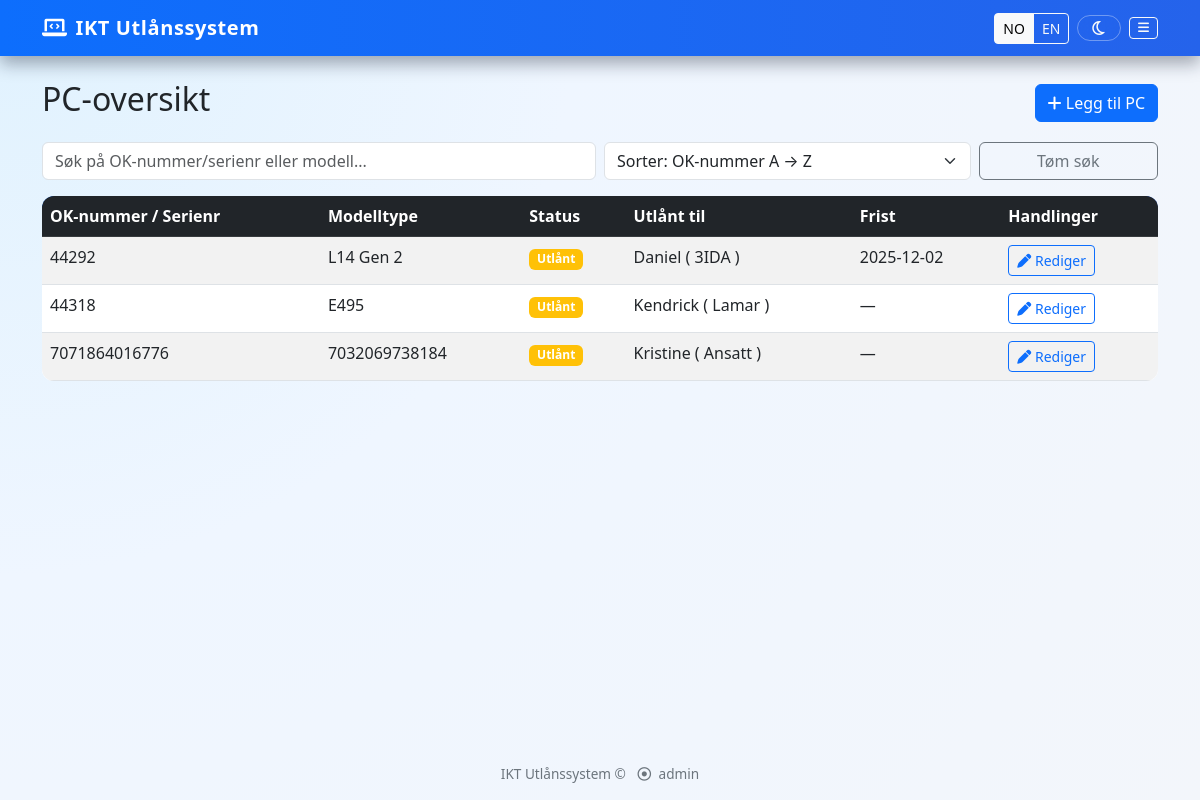
/pcs (signed in), run on an earlier commit of the app's database.
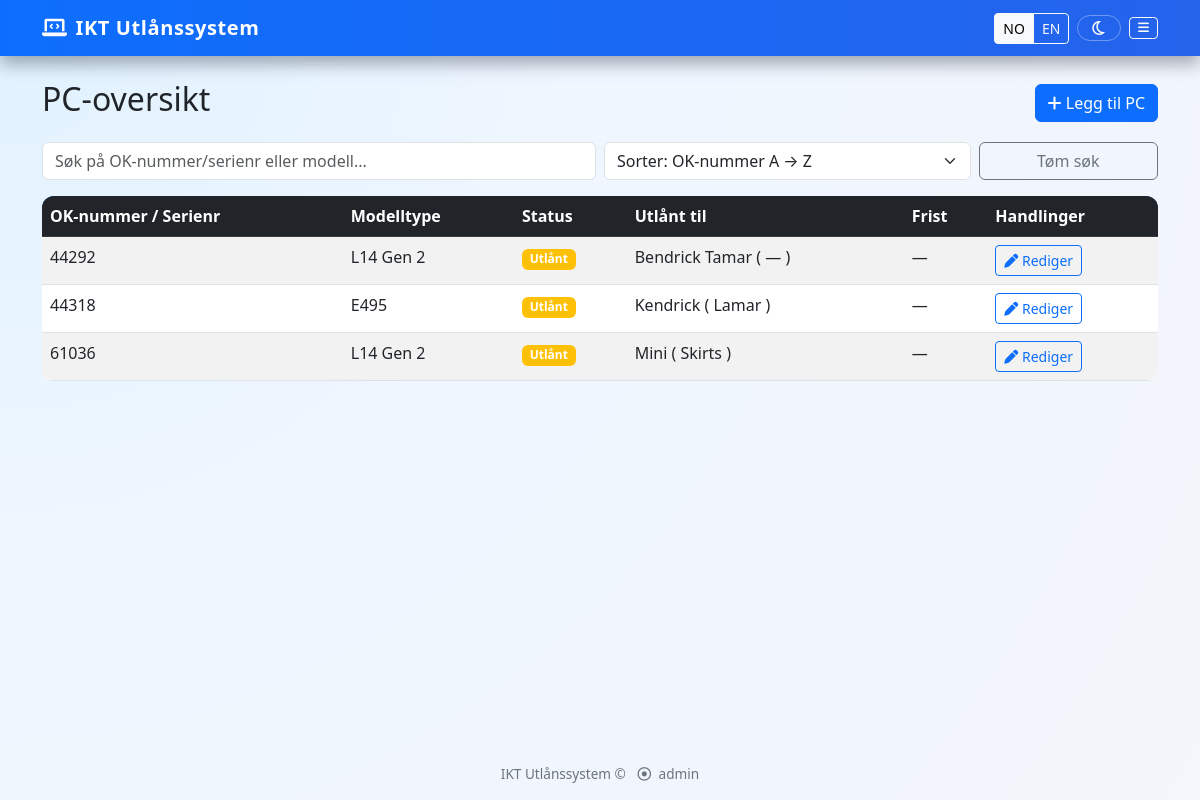
And on a later commit of the database.
### app.py (models this page shows, shortened)
class PC(db.Model):
    __tablename__ = "pc"  # stabilt tabellnavn
    id = db.Column(db.Integer, primary_key=True)
    ok_number = db.Column(db.String(50), unique=True, nullable=False)
    model_type = db.Column(db.String(100), nullable=False)
    notes = db.Column(db.String(200))
    def active_loan(self):
        return Loan.query.filter_by(pc_id=self.id, is_returned=False).first()

class Loan(db.Model):
    __tablename__ = "loan"
    id = db.Column(db.Integer, primary_key=True)
    borrower_name = db.Column(db.String(100), nullable=False)
    borrower_phone = db.Column(db.String(30))
    class_info = db.Column(db.String(50))
    item = db.Column(db.String(100), nullable=False)
    reason = db.Column(db.String(200))
    checkout_date = db.Column(db.DateTime, default=datetime.utcnow)
    value = db.Column(db.String(100))
    due_date = db.Column(db.DateTime, nullable=True)
    return_date = db.Column(db.DateTime, nullable=True)
    user_id = db.Column(db.Integer, db.ForeignKey('user.id'), nullable=False)
    is_returned = db.Column(db.Boolean, default=False)
    pc_id = db.Column(db.Integer, db.ForeignKey('pc.id'), nullable=True)
    pc = db.relationship('PC', backref='loans')

### app.py (the view)
@app.route('/pcs')
@login_required
def pc_inventory():
    pcs = PC.query.order_by(PC.ok_number.asc()).all()
    return render_template('pc_inventory.html', pcs=pcs)

### app.py (called while the page is built)
def translate(text: str) -> str:
    lang = session.get("lang", "no")
    if lang == "en":
        return translations.get("en", {}).get(text, text)
    return text

def translate_class(text: str) -> str:
    if not text:
        return text
    lang = session.get("lang", "no")
    if lang == "en":
        return class_translations_en.get(text, text)
    return text

def login_required(f):
    @wraps(f)
    def wrap(*args, **kwargs):
        if 'user_id' not in session:
            flash('Du må logge inn først.', 'danger')
            return redirect(url_for('login'))
        return f(*args, **kwargs)
    return wrap

@app.context_processor
def inject_admin_flag():
    return {
        "is_admin": session.get("is_admin", False),
        "t": translate,
        "item_t": translate_item,
        "class_t": translate_class,  # 👈 use this in templates for loan.class_info
        "current_lang": session.get("lang", "no"),
    }

### templates/pc_inventory.html (shortened to what this page needs)
{% extends "base.html" %}
{% block content %}
<div class="d-flex justify-content-between align-items-center mb-3">
    <h2>{{ t('PC-oversikt') }}</h2>
    {% if is_admin %}
    <a href="{{ url_for('add_pc') }}" class="btn btn-primary">
        <i class="fas fa-plus"></i> {{ t('Legg til PC') }}
    </a>
    {% endif %}
</div>
<div class="row g-2 mb-3">
    <div class="col-md-6">
        <input id="pcSearch" type="text" class="form-control"
            placeholder="{{ t('Søk på OK-nummer/serienr eller modell...') }}">
    </div>
    <div class="col-md-4">
        <select id="pcSort" class="form-select">
            <option value="ok_asc">{{ t('Sorter: OK-nummer A → Z') }}</option>
        </select>
    </div>
    <div class="col-md-2 d-grid">
        <button id="clearSearch" class="btn btn-outline-secondary">
            {{ t('Tøm søk') }}
        </button>
    </div>
</div>
{% if pcs and pcs|length > 0 %}
<div class="table-responsive">
    <table class="table table-striped table-hover" id="pcTable">
        <thead class="table-dark">
            <tr>
                <th>{{ t('OK-nummer / Serienr') }}</th>
                <th>{{ t('Modelltype') }}</th>
                <th>{{ t('Status') }}</th>
                <th>{{ t('Utlånt til') }}</th>
                <th>{{ t('Frist') }}</th>
                {% if is_admin %}
                <th>{{ t('Handlinger') }}</th>
                {% endif %}
            </tr>
        </thead>
        <tbody>
            {% for pc in pcs %}
            {% set active = pc.active_loan() %}
            <tr class="pc-row" data-ok="{{ pc.ok_number|lower }}" data-model="{{ pc.model_type|lower }}"
                data-status="{% if active %}loaned{% else %}free{% endif %}"
                data-oknum="{% set digits = pc.ok_number|replace('OK','')|replace('ok','')|replace(' ','') %}{{ digits }}">
                <td>{{ pc.ok_number }}</td>
                <td>{{ pc.model_type }}</td>
                <td>
                    {% if active %}
                    <span class="badge bg-warning">{{ t('Utlånt') }}</span>
                    {% else %}
                    <span class="badge bg-success">{{ t('Ledig') }}</span>
                    {% endif %}
                </td>
                <td>
                    {% if active %}
                    {{ active.borrower_name }}
                    (
                    {% if active.class_info %}
                    {{ class_t(active.class_info) }}
                    {% else %}
                    —
                    {% endif %}
                    )
                    {% else %}
                    —
                    {% endif %}
                </td>
                <td>
                    {% if active and active.due_date %}
                    {{ active.due_date.strftime('%Y-%m-%d') }}
                    {% else %}
                    —
                    {% endif %}
                </td>
                {% if is_admin %}
                <td class="text-nowrap">
                    <a class="btn btn-sm btn-outline-primary" href="{{ url_for('edit_pc', pc_id=pc.id) }}">
                        <i class="fas fa-pen"></i> {{ t('Rediger') }}
                    </a>
                </td>
                {% endif %}
            </tr>
            {% endfor %}
        </tbody>
    </table>
</div>
{% else %}
<div class="alert alert-info">{{ t('Ingen PC-er registrert ennå.') }}</div>
{% endif %}
{% endblock %}

### templates/base.html (shortened to what this page needs)
<!DOCTYPE html>
<html lang="{{ 'en' if current_lang == 'en' else 'nb' }}">
<head>
    <link href="https://cdn.jsdelivr.net/npm/bootstrap@5.3.0-alpha1/dist/css/bootstrap.min.css" rel="stylesheet">
    <link rel="stylesheet" href="https://cdnjs.cloudflare.com/ajax/libs/font-awesome/6.0.0/css/all.min.css">
</head>
<body>
    <nav class="navbar navbar-dark fixed-top">
        <div class="container d-flex justify-content-between align-items-center">
            <a class="navbar-brand d-flex align-items-center gap-2"
                href="{{ url_for('dashboard') if session.get('user_id') else url_for('login') }}">
                <i class="fa-solid fa-laptop-code"></i>
                <span>{{ t('IKT Utlånssystem') }}</span>
            </a>
            <div class="d-flex align-items-center gap-2">
                <div class="btn-group">
                    <a href="{{ url_for('set_language', lang_code='no') }}"
                        class="btn btn-sm btn-outline-light {% if current_lang in ['no', 'nb'] %}active{% endif %}"
                        title="{{ t('Bytt til norsk') }}">
                        NO
                    </a>
                    <a href="{{ url_for('set_language', lang_code='en') }}"
                        class="btn btn-sm btn-outline-light {% if current_lang == 'en' %}active{% endif %}"
                        title="{{ t('Switch to English') }}">
                        EN
                    </a>
                </div>
                {% if session.user_id %}
                <button id="themeToggle" type="button" class="btn btn-sm btn-outline-light theme-toggle-btn btn-icon">
                    <i class="fa-regular fa-moon" id="themeIcon"></i>
                </button>
                <button class="btn btn-sm btn-outline-light btn-icon" type="button" data-bs-toggle="offcanvas"
                    data-bs-target="#mainMenu" aria-controls="mainMenu">
                    <i class="fa-solid fa-bars"></i>
                </button>
                {% endif %}
            </div>
        </div>
    </nav>
    <div class="content container py-4">
        {% block content %}{% endblock %}
    </div>
    <footer class="text-center">
        <div class="container">
            <p class="mb-0">
                {{ t('IKT Utlånssystem') }} &copy;
                <span class="text-muted ms-2">
                    <i class="fa-regular fa-circle-dot me-1"></i> {{ session.username or "" }}
                </span>
            </p>
        </div>
    </footer>
</body>
</html>

### templates/base.html (style rules this page uses)
:root { --bg-body: #f3f6fb; --bg-card: #ffffff; --bg-navbar: #0d6efd; --text-main: #212529; --text-muted: #6c757d; --border-soft: #e1e4eb; --shadow-soft: 0 0.25rem 0.75rem rgba(15, 23, 42, 0.12); --table-stripe: #f9fbff; }
body { padding-top: 56px; min-height: 100vh; display: flex; flex-direction: column; background: radial-gradient(circle at top left, #e0f2fe, #eff6ff 40%, var(--bg-body) 100%); color: var(--text-main); transition: background 0.35s ease, color 0.35s ease; }
.content { flex: 1; padding-top: 1rem; padding-bottom: 2rem; }
footer { margin-top: auto; padding: 1rem 0; background-color: transparent; color: var(--text-muted); font-size: 0.85rem; }
.table-responsive { overflow-x: auto; }
table.table { border-radius: 0.75rem; overflow: hidden; background-color: var(--bg-card); }
table.table thead { background: linear-gradient(90deg, #0d6efd, #2563eb); color: #fff; }
table.table tbody tr:nth-child(odd) { background-color: var(--table-stripe); }
.navbar { background: linear-gradient(90deg, var(--bg-navbar), #2563eb) !important; box-shadow: 0 0.5rem 1rem rgba(15, 23, 42, 0.35); }
.navbar-brand { font-weight: 700; letter-spacing: 0.03em; }
.btn-icon { display: inline-flex; align-items: center; justify-content: center; gap: 0.35rem; }
.btn-icon i { font-size: 0.9em; }
.theme-toggle-btn { border-radius: 999px !important; padding: 0.25rem 0.8rem; border: 1px solid rgba(255, 255, 255, 0.35) !important; backdrop-filter: blur(8px); }
.theme-toggle-btn i { font-size: 1rem; }
.text-muted { color: var(--text-muted) !important; }

What changed in the data, as far as the page shows it:
no longer on this page (row edited): Loan: borrower_name "Daniel", class_info "3IDA", due_date "2025-12-02"
removed PC: ok_number "7071864016776", model_type "7032069738184", t "Utlånt", t "Rediger"
no longer on this page (row edited): Loan: borrower_name "Kristine", class_info "Ansatt"
shown differently, row unchanged: PC (number 1 of 3 on the later page): now shows "— —"
added Loan: borrower_name "Bendrick Tamar"
added PC: ok_number "61036", model_type "L14 Gen 2", t "Utlånt", t "Rediger"
added Loan: borrower_name "Mini", class_info "Skirts"
